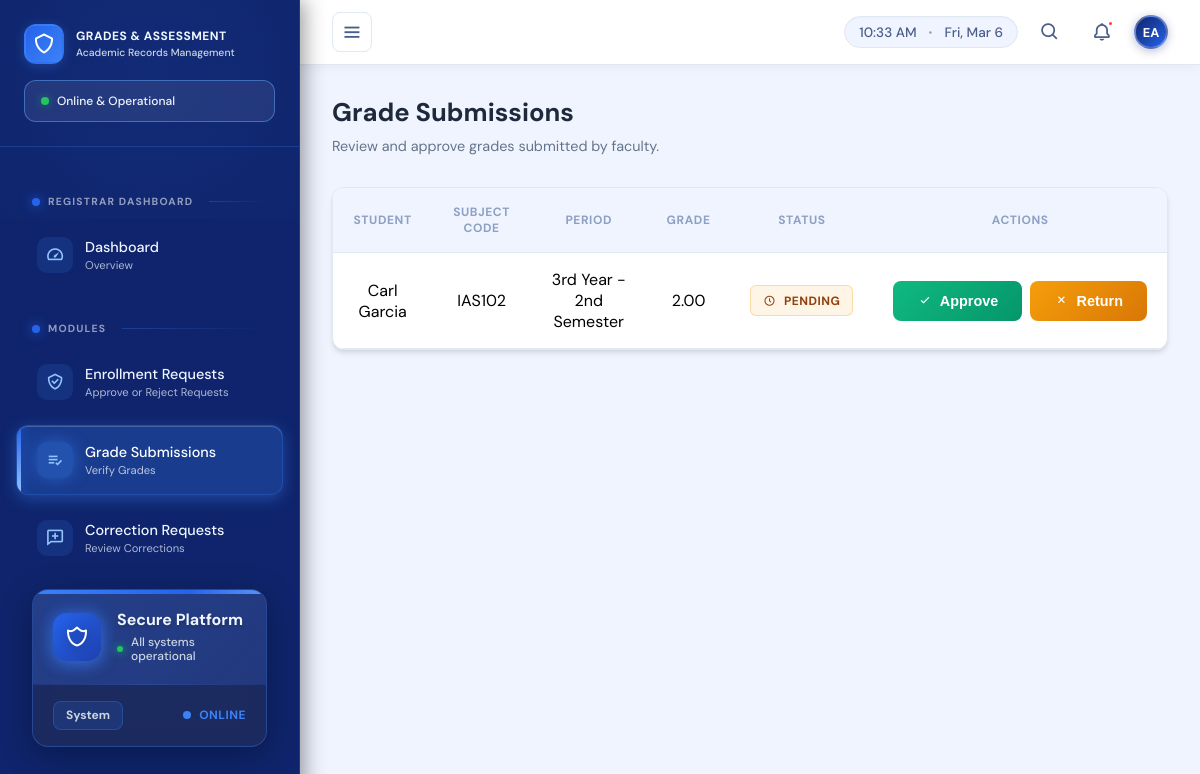
Page /index.php?page=pending_grades (signed in) on the committed database.
### tables this page shows
CREATE TABLE `users` (
  `user_id` int(11) NOT NULL,
  `full_name` varchar(100) NOT NULL,
  `program` varchar(100) DEFAULT NULL,
  `section` varchar(50) DEFAULT NULL,
  `year_level` tinyint(4) DEFAULT NULL,
  `email` varchar(100) NOT NULL,
  `password_hash` varchar(255) NOT NULL,
  `role_id` int(11) NOT NULL,
  `created_at` timestamp NOT NULL DEFAULT current_timestamp(),
  `is_active` tinyint(1) DEFAULT 1
);

CREATE TABLE `grades` (
  `grade_id` int(11) NOT NULL,
  `student_id` int(11) NOT NULL,
  `subject_id` int(11) NOT NULL,
  `academic_period` varchar(50) NOT NULL DEFAULT '3rd Year - 2nd Semester',
  `percentage` decimal(5,2) NOT NULL,
  `numeric_grade` decimal(3,2) NOT NULL,
  `remarks` varchar(20) NOT NULL,
  `status` enum('Pending','Returned','Approved') DEFAULT 'Pending',
  `is_locked` tinyint(1) DEFAULT 0
);

CREATE TABLE `subjects` (
  `subject_id` int(11) NOT NULL,
  `subject_code` varchar(20) NOT NULL,
  `subject_name` varchar(100) NOT NULL,
  `faculty_id` int(11) NOT NULL
);

### registrar/pending_grades.php (the view, shortened to what this page needs)
<?php
require_once __DIR__ . '/../config/db.php';
$stmt = $conn->prepare("
    SELECT
        g.grade_id,
        u.full_name AS student_name,
        s.subject_code,
        g.academic_period,
        g.numeric_grade,
        g.status
    FROM grades g
    JOIN subjects s ON g.subject_id = s.subject_id
    JOIN users u ON g.student_id = u.user_id
    WHERE g.status = 'Pending'
    ORDER BY g.academic_period, u.full_name
");
$stmt->execute();
$result = $stmt->get_result();
$pending_grades = [];
while ($row = $result->fetch_assoc()) {
    $pending_grades[] = $row;
}
?>
<div>
    <div class="page-header">
        <h2>Grade Submissions</h2>
        <p>Review and approve grades submitted by faculty.</p>
    </div>
    <div class="content-section">
        <div class="table-card">
            <div class="table-wrap">
                <table class="pending-grades-table">
                    <thead>
                        <tr>
                            <th>Student</th>
                            <th>Subject Code</th>
                            <th>Period</th>
                            <th>Grade</th>
                            <th>Status</th>
                            <th>Actions</th>
                        </tr>
                    </thead>
                    <tbody>
                        <?php if (count($pending_grades) > 0): ?>
                            <?php foreach ($pending_grades as $grade): ?>
                                <tr>
                                    <td class="student-cell"><?= htmlspecialchars($grade['student_name'], ENT_QUOTES) ?></td>
                                    <td class="subject-cell"><?= htmlspecialchars($grade['subject_code'], ENT_QUOTES) ?></td>
                                    <td class="subject-cell"><?= htmlspecialchars($grade['academic_period'], ENT_QUOTES) ?></td>
                                    <td><?= number_format($grade['numeric_grade'], 2) ?></td>
                                    <td>
                                        <span class="status-badge">
                                            <i class='bx bx-time-five'></i>
                                            <?= htmlspecialchars($grade['status'], ENT_QUOTES) ?>
                                        </span>
                                    </td>
                                    <td>
                                        <div class="action-buttons">
                                            <form method="POST" style="display: inline;">
                                                <button type="submit" class="action-btn btn-approve">
                                                    <i class='bx bx-check'></i>
                                                    Approve
                                                </button>
                                            </form>
                                            <form method="POST" style="display: inline;">
                                                <button type="submit" class="action-btn btn-return">
                                                    <i class='bx bx-x'></i>
                                                    Return
                                                </button>
                                            </form>
                                        </div>
                                    </td>
                                </tr>
                            <?php endforeach; ?>
                        <?php endif; ?>
                    </tbody>
                </table>
            </div>
        </div>
    </div>
</div>

### template/sidebar.php (shortened to what this page needs)
<?php
require_once __DIR__ . '/../includes/auth_check.php';
$role_id = (int)$_SESSION["role_id"];
$user_id = (int)$_SESSION["user_id"];
$user_stmt = $conn->prepare("SELECT full_name FROM users WHERE user_id = ?");
$user_stmt->bind_param('i', $user_id);
$user_stmt->execute();
$user_result = $user_stmt->get_result();
$user_name = "User";
if ($user_result && $user_row = $user_result->fetch_assoc()) {
    $user_name = $user_row['full_name'] ?? "User";
}
$name_parts = array_filter(explode(' ', trim($user_name)));
$initials = '';
if (count($name_parts) >= 2) {
    $initials = strtoupper(substr($name_parts[0], 0, 1) . substr($name_parts[1], 0, 1));
} else {
    $initials = strtoupper(substr($name_parts[0] ?? 'U', 0, 1));
}
$role_icon = [1 => 'bx-chalkboard', 2 => 'bx-shield', 3 => 'bx-user', 4 => 'bx-crown'][($role_id)] ?? 'bx-user';
$current_page = $_GET['page'] ?? 'dashboard';
?>
<!DOCTYPE html>
<html lang="en">
<head>
    <link href='https://unpkg.com/boxicons@2.1.4/css/boxicons.min.css' rel='stylesheet'>
    <link rel="stylesheet" href="https://cdnjs.cloudflare.com/ajax/libs/font-awesome/6.4.0/css/all.min.css">
</head>
<body>
    <aside class="sidebar" id="sidebar">
        <div class="sidebar-header">
            <div class="brand">
                <div class="logo">
                    <i class='bx <?= htmlspecialchars($role_icon) ?>'></i>
                </div>
                <div class="brand-info">
                    <h1>GRADES & ASSESSMENT</h1>
                    <p>Academic Records Management</p>
                </div>
            </div>
            <div class="system-status">
                <div class="status-content">
                    <div class="status-left">
                        <span class="status-indicator"></span>
                        <span class="status-text">Online & Operational</span>
                    </div>
                </div>
            </div>
        </div>
        <nav class="nav">
            <?php if (!empty($menus[$role_id])): ?>
                <ul>
                    <?php foreach ($menus[$role_id] as $item):
                        if (isset($item['is_section']) && $item['is_section']): ?>
                            </ul>
                            <span class="section-title"><?= htmlspecialchars($item['label'], ENT_QUOTES) ?></span>
                            <ul>
                        <?php else:
                            $is_active = isset($item['link']) && strpos($item['link'], $current_page) !== false ? ' active' : '';
                            $has_submenu = isset($item['submenu']);
                        ?>
                            <li class="<?= $is_active ? 'open' : '' ?>">
                                <a href="<?= htmlspecialchars($item['link']) ?>" class="<?= $is_active ?>" <?= $has_submenu ? 'onclick="toggleSubmenu(event)"' : '' ?>>
                                    <span class="left">
                                        <div class="icon-wrapper">
                                            <i class='bx <?= htmlspecialchars($item['icon']) ?> icon'></i>
                                        </div>
                                        <span class="nav-label">
                                            <span class="main-text"><?= htmlspecialchars($item['label']) ?></span>
                                            <span class="sub-text"><?= htmlspecialchars($item['sublabel']) ?></span>
                                        </span>
                                    </span>
                                </a>
                            </li>
                        <?php endif; ?>
                    <?php endforeach; ?>
                </ul>
            <?php endif; ?>
            <div class="sidebar-footer">
                <div class="footer-header">
                    <div class="footer-icon">
                        <i class='bx bx-shield-alt-2'></i>
                    </div>
                    <div class="footer-content">
                        <div class="footer-title">Secure Platform</div>
                        <div class="footer-subtitle">All systems operational</div>
                    </div>
                </div>
                <div class="footer-divider"></div>
                <div class="footer-bottom">
                    <span class="version">System</span>
                    <div class="status-online">Online</div>
                </div>
            </div>
        </nav>
    </aside>
    <div class="page-wrapper" id="pageWrapper">
        <nav class="top-navbar" id="topNavbar">
            <div class="navbar-container">
                <div class="navbar-content">
                    <div class="navbar-left">
                        <button class="toggle-btn" id="toggleBtn" aria-label="Toggle sidebar"><i class='bx bx-menu'></i></button>
                    </div>
                    <div class="navbar-right">
                        <div class="time-display" id="timeDisplay">
                            <span id="currentTime"></span>
                            <span class="date-separator">•</span>
                            <span id="currentDate"></span>
                        </div>
                        <button class="icon-btn" id="searchBtn" title="Search"><i class='bx bx-search'></i></button>
                        <button class="icon-btn" id="notificationBtn" title="Notifications"><i class='bx bx-bell'></i><span class="badge-dot"></span></button>
                        <div class="profile-wrapper" id="profileWrapper">
                            <div class="profile-avatar" id="profileBtn"><?= htmlspecialchars($initials, ENT_QUOTES) ?></div>
                        </div>
                    </div>
                </div>
            </div>
        </nav>
        <main class="main-content" id="mainContent">

### registrar/pending_grades.php (style rules this page uses)
:root { --primary: #3B82F6; --primary-dark: #1E40AF; --secondary: #10B981; --accent: #F59E0B; --danger: #EF4444; --success: #22C55E; --surface: #FFFFFF; --background: #F8FAFC; --text-primary: #1E293B; --text-secondary: #64748B; --border: #E2E8F0; --shadow: 0 4px 6px -1px rgba(0, 0, 0, 0.1), 0 2px 4px -1px rgba(0, 0, 0, 0.06); --shadow-lg: 0 10px 15px -3px rgba(0, 0, 0, 0.1), 0 4px 6px -2px rgba(0, 0, 0, 0.05); --radius: 12px; --transition: all 0.3s cubic-bezier(0.4, 0, 0.2, 1); }
body { background-color: #F0F4FF; }
* { margin: 0; padding: 0; }
.page-header { margin-bottom: 2rem; }
.page-header h2 { font-size: 1.6rem; font-weight: 700; color: var(--text-primary); margin-bottom: 0.5rem; margin-top: 0; }
.page-header p { color: var(--text-secondary); font-size: 0.9rem; margin: 0; }
.content-section { margin-bottom: 3rem; }
.table-card { background: var(--surface); border: 1px solid var(--border); border-radius: var(--radius); box-shadow: var(--shadow); margin-bottom: 2rem; overflow: hidden; transition: var(--transition); }
.table-wrap { overflow-x: auto; }
.pending-grades-table { width: 100%; border-collapse: collapse; }
.pending-grades-table thead { background: var(--bg); border-bottom: 1px solid var(--border); }
.pending-grades-table th { padding: 1rem 1.25rem; text-align: center; font-weight: 700; color: var(--text-400); font-size: 0.75rem; text-transform: uppercase; letter-spacing: 0.05em; }
.pending-grades-table tbody tr { border-bottom: 1px solid var(--border); transition: var(--transition); }
.pending-grades-table td { padding: 1rem 1.25rem; vertical-align: middle; color: black; text-align: center; }
.student-cell { color: var(--text-primary); }
.subject-cell { color: var(--text-secondary); }
.status-badge { display: inline-flex; align-items: center; gap: 0.5rem; padding: 0.4rem 0.75rem; border-radius: 6px; font-size: 0.75rem; font-weight: 700; text-transform: uppercase; letter-spacing: 0.5px; background: rgba(245, 158, 11, 0.1); color: #92400e; border: 1px solid rgba(245, 158, 11, 0.3); }
.action-buttons { display: flex; gap: 0.5rem; align-items: center; justify-content: center; }
.action-btn { padding: 0.75rem 1.5rem; border: none; border-radius: 8px; font-size: 0.9rem; font-weight: 600; cursor: pointer; transition: var(--transition); display: flex; align-items: center; gap: 0.5rem; text-decoration: none; white-space: nowrap; }
.btn-approve { background: linear-gradient(135deg, var(--secondary), #059669); color: white; }
.btn-return { background: linear-gradient(135deg, var(--accent), #d97706); color: white; }

### rows in the picture
users: full_name "EA"
grades: student.full_name "Carl Garcia", subject.subject_code "IAS102", academic_period "3rd Year - 2nd Semester", numeric_grade "2.00", status "PENDING"

### other values in the picture
$item['label'] "REGISTRAR DASHBOARD"
$item['label'] "Dashboard"
$item['sublabel'] "Overview"
$item['label'] "MODULES"
$item['label'] "Enrollment Requests"
$item['sublabel'] "Approve or Reject Requests"
$item['label'] "Grade Submissions"
$item['sublabel'] "Verify Grades"
$item['label'] "Correction Requests"
$item['sublabel'] "Review Corrections"
